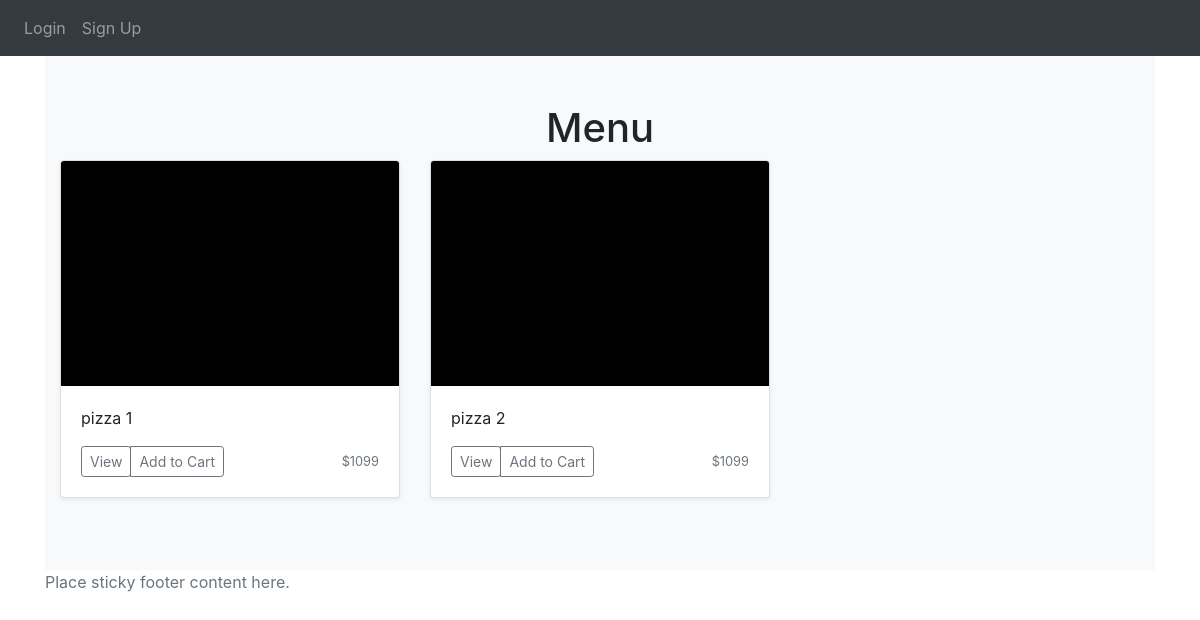
Before: /menu with the older database file.
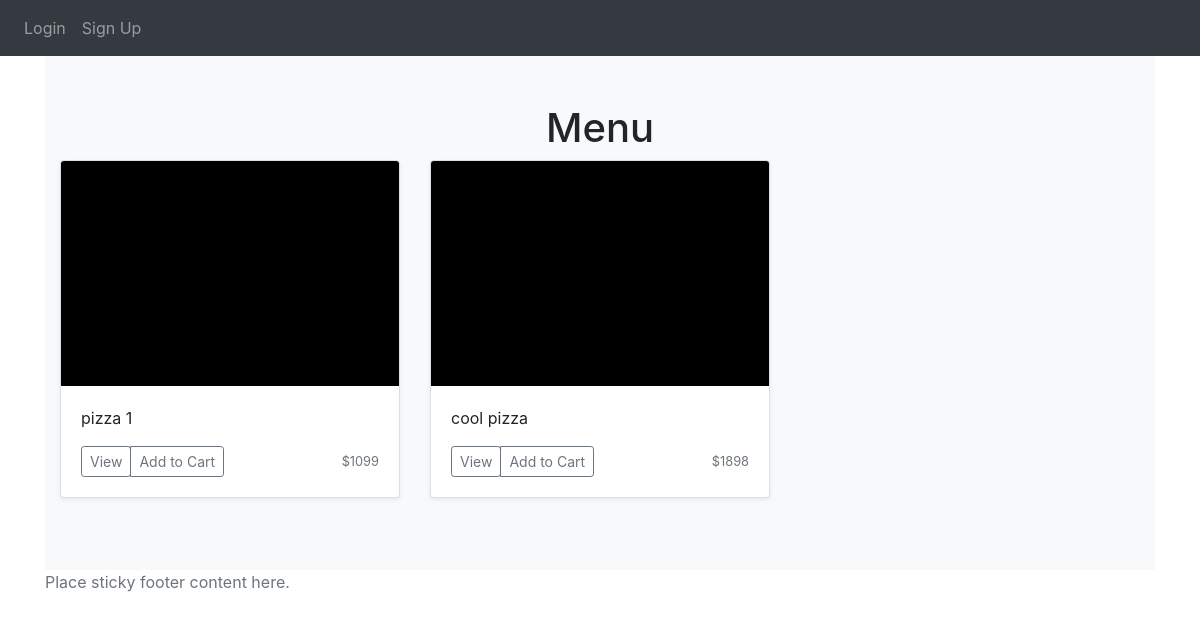
After: the same page with the newer database file.
### website/models.py (models this page shows)
class Items(db.Model):
    id = db.Column(db.Integer, primary_key=True)
    quantity = db.Column(db.Integer)
    price = db.Column(db.Integer)
    option1price = db.Column(db.Integer)
    option2price = db.Column(db.Integer)
    name = db.Column(db.String(150))
    option1Name = db.Column(db.String(150))
    option2Name = db.Column(db.String(150))
    description = db.Column(db.String(500))
    option1Description = db.Column(db.String(500))
    option2Description = db.Column(db.String(500))
    item_image = db.Column(db.String(40))

### website/views.py (the view)
@views.route('/menu', methods=['GET', 'POST'])
def menu():
    rows = Cart.query.filter(Cart.id).count()
    return render_template('menu.html', user=current_user, items=get_items(), rows=rows)

### website/views.py (called while the page is built)
def get_items():
  ids = [id[0] for id in Items.query.with_entities(Items.id).all()] # fixed
  test_items = []
  for id in ids:
    item = Items.query.filter_by(id=id).first()
    grabber = {'id': 0, 'name': '', 'price': 0, 'desc': '', 'img': '', 'toppings': ['']}
    grabber['id'] = item.id
    grabber['name'] = item.name
    grabber['price'] = item.price
    grabber['desc'] = item.description
    grabber['img'] = item.item_image
    test_items.append(grabber)
  return test_items

### website/templates/menu.html (shortened to what this page needs)
{% extends "base.html" %} {% block title %}Menu{% endblock %}
{% block content%}
<div class="album py-5 bg-light">
    <h1 align="center">Menu</h1>
    <div class="container">
      <div class="row">
        {% for item in items %}
        <div class="col-md-4">
          <div class="card mb-4 shadow-sm">
            <div class="card-body">
              <p class="card-text">{{ item.name }}</p>
              <div class="d-flex justify-content-between align-items-center">
                <div class="btn-group">
                  <a href="{{ url_for ('views.item', id=item.id) }}"><button type="button" class="btn btn-sm btn-outline-secondary">View</button></a>
                    <button onClick="addToCart(price1, image1)" class="btn btn-sm btn-outline-secondary">Add to Cart</button>
                </div>
                <small class="text-muted">${{ item.price }}</small>
              </div>
            </div>
          </div>
        </div>
        {% endfor %}
      </div>
    </div>
  </div>
{% endblock %}

### website/templates/base.html (shortened to what this page needs)
<!DOCTYPE html>
<html>
  <head>
    <link
      rel="stylesheet"
      href="https://stackpath.bootstrapcdn.com/bootstrap/4.4.1/css/bootstrap.min.css"
    />
    <link
      rel="stylesheet"
      href="https://stackpath.bootstrapcdn.com/font-awesome/4.7.0/css/font-awesome.min.css"
    />
  </head>
  <body>
    <nav class="navbar navbar-expand-lg navbar-dark bg-dark">
      <div class="collapse navbar-collapse" id="navbar">
        <div class="navbar-nav">
          {% if user.is_authenticated %}
            {% if user.id == 1 %}
            <a class="nav-item nav-link" id="home" href="/admin">Admin</a>
            {% endif %}
          <a class="nav-item nav-link" id="home" href="/">Home</a>
          <a class="nav-item nav-link" id="logout" href="/logout">Logout</a>
          <a class="nav-item nav-link" id="menu" href="/menu">Menu</a>
          <a class="nav-item nav-link" id="cart" href="/cart">Cart ({% block cart %}0{% endblock %})</a>
          {% else %}
          <a class="nav-item nav-link" id="login" href="/login">Login</a>
          <a class="nav-item nav-link" id="signUp" href="/sign-up">Sign Up</a>
          {% endif %}
        </div>
      </div>
    </nav>
    <div class="container">{% block content %} {% endblock %}</div>
  </body>
  <footer class="footer">
    <div class="container">
      <span class="text-muted">Place sticky footer content here.</span>
    </div>
  </footer>
</html>

Changed rows visible on the page:
changed Items: name "pizza 2" → "cool pizza"; price "1099" → "1898"
